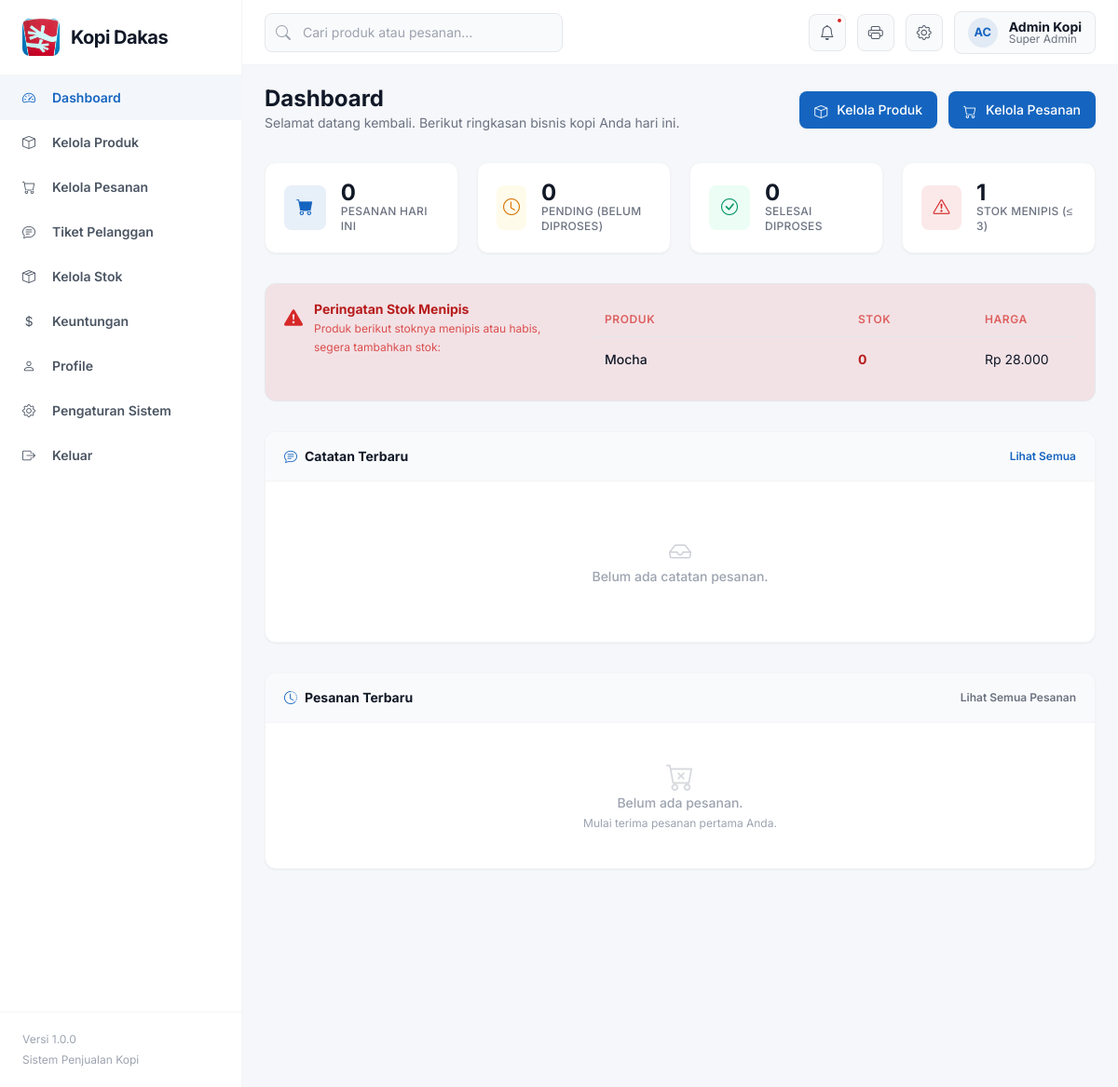
Page /admin/dashboard.php (signed in) on the committed database.
### tables this page shows
CREATE TABLE IF NOT EXISTS products (
    id INT AUTO_INCREMENT PRIMARY KEY,
    name VARCHAR(100) NOT NULL,
    description TEXT,
    price DECIMAL(12,2) NOT NULL,
    stock INT NOT NULL DEFAULT 0,
    image_url VARCHAR(255)
);

### admin/dashboard.php (the view, shortened to what this page needs)
<?php
require_once __DIR__ . '/includes/auth.php';
$todayOrders   = (int)$pdo->query("SELECT COUNT(*) FROM orders WHERE DATE(created_at) = CURDATE()")->fetchColumn();
$pendingOrders = (int)$pdo->query("SELECT COUNT(*) FROM orders WHERE status = 'pending'")->fetchColumn();
$completedOrders = (int)$pdo->query("SELECT COUNT(*) FROM orders WHERE status = 'completed'")->fetchColumn();
$lowStock      = $pdo->query("SELECT id, name, stock, price FROM products WHERE stock <= 3 ORDER BY stock ASC, name ASC")->fetchAll();
$recentOrders  = $pdo->query("
    SELECT o.id, o.customer_name, p.name AS product_name, o.quantity, o.status, o.created_at
    FROM orders o JOIN products p ON o.product_id = p.id
    ORDER BY o.created_at DESC LIMIT 8
")->fetchAll();
?>
<!doctype html>
<html lang="id">
<head>
    <link href="https://cdn.jsdelivr.net/npm/bootstrap-icons@1.11.3/font/bootstrap-icons.css" rel="stylesheet">
    <script src="https://cdn.tailwindcss.com"></script>
</head>
<body class="antialiased" data-realtime-url="../api/realtime.php?scope=all">
<?php $currentPage = 'dashboard.php'; require_once __DIR__ . '/includes/sidebar.php'; ?>
<header class="top-header fixed top-0 left-[260px] right-0 h-[70px] bg-white border-b border-gray-100 z-900 flex items-center justify-between px-6">
    <div class="search-box relative w-[320px]">
        <i class="bi bi-search absolute left-3 top-1/2 -translate-y-1/2 text-gray-400"></i>
        <input type="text" placeholder="Cari produk atau pesanan..." class="w-full pl-10 pr-4 py-2.5 border border-gray-200 rounded-lg bg-gray-50 text-sm focus:ring-2 focus:ring-brand-blue focus:border-brand-blue outline-none transition-all placeholder-gray-400">
    </div>
    <div class="header-actions flex items-center gap-3">
        <div class="icon-btn relative w-10 h-10 rounded-lg border border-gray-200 bg-gray-50 text-gray-600 flex items-center justify-center cursor-pointer hover:bg-white hover:border-gray-300 hover:text-gray-900 transition-all">
            <i class="bi bi-bell"></i>
            <span class="badge-notif absolute top-[2px] right-[2px] w-2 h-2 bg-brand-red rounded-full border-2 border-white"></span>
        </div>
        <div class="icon-btn w-10 h-10 rounded-lg border border-gray-200 bg-gray-50 text-gray-600 flex items-center justify-center cursor-pointer hover:bg-white hover:border-gray-300 hover:text-gray-900 transition-all">
            <i class="bi bi-printer"></i>
        </div>
        <div class="icon-btn w-10 h-10 rounded-lg border border-gray-200 bg-gray-50 text-gray-600 flex items-center justify-center cursor-pointer hover:bg-white hover:border-gray-300 hover:text-gray-900 transition-all">
            <i class="bi bi-gear"></i>
        </div>
        <div class="user-profile flex items-center gap-3 px-3.5 py-1.5 rounded-lg border border-gray-200 bg-gray-50 cursor-pointer hover:bg-gray-100 transition-colors">
            <div class="user-avatar w-8 h-8 rounded-full bg-brand-blue/10 text-brand-blue flex items-center justify-center font-bold text-[0.8rem]">AC</div>
            <div class="user-info hidden sm:flex flex-col">
                <h4 class="text-sm font-bold text-gray-900 leading-none">Admin Kopi</h4>
                <p class="text-[0.75rem] text-gray-500 leading-none">Super Admin</p>
            </div>
        </div>
    </div>
</header>
<main class="main-content ml-[260px] mt-[70px] p-6 min-h-screen">
    <div class="page-header flex flex-col lg:flex-row lg:items-center lg:justify-between gap-4 mb-8">
        <div>
            <h1 class="text-2xl font-bold text-gray-900 leading-none">Dashboard</h1>
            <p class="text-sm text-gray-500 mt-1">Selamat datang kembali. Berikut ringkasan bisnis kopi Anda hari ini.</p>
        </div>
        <div class="flex items-center gap-3">
            <a href="products.php" class="inline-flex items-center gap-2 px-4 py-2.5 text-sm font-medium text-white bg-brand-blue rounded-lg hover:bg-brand-blue-dark transition-colors shadow-sm">
                <i class="bi bi-box w-4 h-4"></i>
                Kelola Produk
            </a>
            <a href="orders.php" class="inline-flex items-center gap-2 px-4 py-2.5 text-sm font-medium text-white bg-brand-blue rounded-lg hover:bg-brand-blue-dark transition-colors shadow-sm">
                <i class="bi bi-cart w-4 h-4"></i>
                Kelola Pesanan
            </a>
        </div>
    </div>
    <div class="stats-grid grid grid-cols-1 md:grid-cols-2 lg:grid-cols-4 gap-5 mb-8">
        <div class="stat-card bg-white border border-gray-100 rounded-xl p-5 shadow-sm flex items-center gap-4 transition-all hover:shadow-md">
            <div class="stat-icon w-12 h-12 rounded-lg bg-brand-blue/10 text-brand-blue flex items-center justify-center">
                <i class="bi bi-cart-fill text-lg"></i>
            </div>
            <div class="stat-info">
                <h3 class="text-2xl font-bold text-gray-900 leading-none"><?= $todayOrders ?></h3>
                <p class="text-xs font-medium text-gray-500 uppercase tracking-wide">Pesanan Hari Ini</p>
            </div>
        </div>
        <div class="stat-card bg-white border border-gray-100 rounded-xl p-5 shadow-sm flex items-center gap-4 transition-all hover:shadow-md">
            <div class="stat-icon w-12 h-12 rounded-lg bg-amber-50 text-amber-600 flex items-center justify-center">
                <i class="bi bi-clock text-lg"></i>
            </div>
            <div class="stat-info">
                <h3 class="text-2xl font-bold text-gray-900 leading-none"><?= $pendingOrders ?></h3>
                <p class="text-xs font-medium text-gray-500 uppercase tracking-wide">Pending (Belum Diproses)</p>
            </div>
        </div>
        <div class="stat-card bg-white border border-gray-100 rounded-xl p-5 shadow-sm flex items-center gap-4 transition-all hover:shadow-md">
            <div class="stat-icon w-12 h-12 rounded-lg bg-emerald-50 text-emerald-600 flex items-center justify-center">
                <i class="bi bi-check-circle text-lg"></i>
            </div>
            <div class="stat-info">
                <h3 class="text-2xl font-bold text-gray-900 leading-none"><?= $completedOrders ?></h3>
                <p class="text-xs font-medium text-gray-500 uppercase tracking-wide">Selesai Diproses</p>
            </div>
        </div>
        <div class="stat-card bg-white border border-gray-100 rounded-xl p-5 shadow-sm flex items-center gap-4 transition-all hover:shadow-md">
            <div class="stat-icon w-12 h-12 rounded-lg bg-brand-red/10 text-brand-red flex items-center justify-center">
                <i class="bi bi-exclamation-triangle text-lg"></i>
            </div>
            <div class="stat-info">
                <h3 class="text-2xl font-bold text-gray-900 leading-none"><?= count($lowStock) ?></h3>
                <p class="text-xs font-medium text-gray-500 uppercase tracking-wide">Stok Menipis (≤ 3)</p>
            </div>
        </div>
    </div>
    <?php if ($lowStock): ?>
    <div class="alert-stock bg-brand-red/10 border border-brand-red/200 text-brand-red-dark rounded-xl p-5 mb-8 flex flex-col sm:flex-row sm:items-start sm:justify-between gap-4">
        <div class="flex items-start gap-3">
            <div class="flex-shrink-0 mt-0.5">
                <i class="bi bi-exclamation-triangle-fill text-xl text-brand-red"></i>
            </div>
            <div>
                <h5 class="font-bold text-brand-red-dark text-sm leading-none mb-1">Peringatan Stok Menipis</h5>
                <p class="text-brand-red/80 text-xs leading-relaxed mb-0">Produk berikut stoknya menipis atau habis, segera tambahkan stok:</p>
            </div>
        </div>
        <div class="w-full sm:w-auto mt-4 sm:mt-0 overflow-x-auto">
            <table class="stock-table w-full text-left text-sm border-collapse">
                <thead>
                    <tr>
                        <th class="px-3 py-2.5 text-xs font-semibold text-brand-red/70 uppercase tracking-wider border-b border-brand-red/200 w-2/5">Produk</th>
                        <th class="px-3 py-2.5 text-xs font-semibold text-brand-red/70 uppercase tracking-wider border-b border-brand-red/200 w-1/5">Stok</th>
                        <th class="px-3 py-2.5 text-xs font-semibold text-brand-red/70 uppercase tracking-wider border-b border-brand-red/200 w-1/4">Harga</th>
                    </tr>
                </thead>
                <tbody class="divide-y divide-brand-red/100">
                    <?php foreach ($lowStock as $p):
                        $stock = (int)$p['stock'];
                    ?>
                    <tr>
                        <td class="px-3 py-3 text-gray-900 font-medium"><?= htmlspecialchars($p['name']) ?></td>
                        <td class="px-3 py-3 text-brand-red-dark font-bold"><?= $stock ?></td>
                        <td class="px-3 py-3 text-gray-900">Rp <?= number_format((float)$p['price'], 0, ',', '.') ?></td>
                    </tr>
                    <?php endforeach; ?>
                </tbody>
            </table>
        </div>
    </div>
    <?php endif; ?>
    <div class="catatan-card bg-white border border-gray-100 rounded-xl shadow-sm overflow-hidden mb-8">
        <div class="catatan-header flex items-center justify-between px-5 py-4 border-b border-gray-100 bg-gray-50">
            <h5 class="flex items-center gap-2 font-bold text-gray-900 text-sm">
                <i class="bi bi-chat-text text-brand-blue"></i>
                Catatan Terbaru
            </h5>
            <a href="orders.php" class="text-xs font-semibold text-brand-blue hover:text-brand-blue-dark transition-colors">Lihat Semua</a>
        </div>
        <div class="catatan-body p-5">
            <?php if ($recentOrders): ?>
                <?php foreach ($recentOrders as $o): ?>
                <div class="catatan-item flex gap-3 py-3 border-b border-gray-50 last:border-0">
                    <div class="catatan-icon flex-shrink-0 w-10 h-10 rounded-lg bg-brand-blue/10 text-brand-blue flex items-center justify-center">
                        <i class="bi bi-person text-[0.9rem]"></i>
                    </div>
                    <div class="catatan-content flex-1 min-w-0">
                        <h6 class="font-bold text-gray-900 text-sm leading-none mb-0.5"><?= htmlspecialchars($o['customer_name'] ?? '-') ?></h6>
                        <p class="text-xs text-gray-500 leading-relaxed mb-1">Memesan <?= htmlspecialchars($o['product_name']) ?> x<?= (int)$o['quantity'] ?></p>
                        <span class="catatan-time text-[0.7rem] text-gray-400"><?= date('d/m/Y H:i', strtotime($o['created_at'])) ?></span>
                    </div>
                </div>
                <?php endforeach; ?>
            <?php else: ?>
            <div class="text-center py-10 text-gray-400">
                <i class="bi bi-inbox text-2xl mb-2 opacity-50"></i>
                <p class="text-sm font-medium">Belum ada catatan pesanan.</p>
            </div>
            <?php endif; ?>
        </div>
    </div>
    <div class="orders-card bg-white border border-gray-100 rounded-xl shadow-sm overflow-hidden">
        <div class="orders-header flex items-center justify-between px-5 py-4 border-b border-gray-100 bg-gray-50">
            <h5 class="flex items-center gap-2 font-bold text-gray-900 text-sm">
                <i class="bi bi-clock-history text-brand-blue"></i>
                Pesanan Terbaru
            </h5>
            <a href="orders.php" class="text-xs font-semibold text-gray-500 hover:text-gray-900 transition-colors">Lihat Semua Pesanan</a>
        </div>
        <?php if ($recentOrders): ?>
        <table class="orders-table w-full text-left border-collapse">
            <thead>
                <tr class="bg-gray-50">
                    <th class="px-5 py-3.5 text-xs font-semibold text-gray-400 uppercase tracking-wider border-b border-gray-100 w-[8%]">#</th>
                    <th class="px-5 py-3.5 text-xs font-semibold text-gray-400 uppercase tracking-wider border-b border-gray-100 w-[22%]">Pelanggan</th>
                    <th class="px-5 py-3.5 text-xs font-semibold text-gray-400 uppercase tracking-wider border-b border-gray-100 w-[22%]">Produk</th>
                    <th class="px-5 py-3.5 text-xs font-semibold text-gray-400 uppercase tracking-wider border-b border-gray-100 w-[8%]">Qty</th>
                    <th class="px-5 py-3.5 text-xs font-semibold text-gray-400 uppercase tracking-wider border-b border-gray-100 w-[17%]">Status</th>
                    <th class="px-5 py-3.5 text-xs font-semibold text-gray-400 uppercase tracking-wider border-b border-gray-100 w-[23%]">Waktu</th>
                </tr>
            </thead>
            <tbody class="divide-y divide-gray-50">
                <?php foreach ($recentOrders as $o):
                    $isCompleted = $o['status'] === 'completed';
                ?>
                <tr class="hover:bg-gray-50 transition-colors">
                    <td class="px-5 py-3.5 text-gray-900 font-medium text-sm">#<?= (int)$o['id'] ?></td>
                    <td class="px-5 py-3.5 text-gray-900 text-sm"><?= htmlspecialchars($o['customer_name'] ?? '-') ?></td>
                    <td class="px-5 py-3.5 text-gray-900 text-sm"><?= htmlspecialchars($o['product_name']) ?></td>
                    <td class="px-5 py-3.5 text-gray-900 font-medium text-sm"><?= (int)$o['quantity'] ?></td>
                    <td class="px-5 py-3.5">
                        <span class="status-badge inline-flex items-center gap-1.5 px-2.5 py-0.5 rounded-full text-[0.7rem] font-semibold uppercase
                            <?= $isCompleted ? 'bg-emerald-50 text-emerald-700' : 'bg-amber-50 text-amber-700' ?>">
                            <i class="bi bi-<?= $isCompleted ? 'check-circle' : 'clock' ?> [&>i]:text-[0.65rem]"></i>
                            <?= ucfirst($o['status']) ?>
                        </span>
                    </td>
                    <td class="px-5 py-3.5 text-gray-500 text-sm"><?= date('d/m/Y H:i', strtotime($o['created_at'])) ?></td>
                </tr>
                <?php endforeach; ?>
            </tbody>
        </table>
        <?php else: ?>
        <div class="text-center py-10 text-gray-400">
            <i class="bi bi-cart-x text-3xl mb-3 opacity-40"></i>
            <p class="text-sm font-medium">Belum ada pesanan.</p>
            <p class="text-xs text-gray-400 mt-1">Mulai terima pesanan pertama Anda.</p>
        </div>
        <?php endif; ?>
    </div>
</main>
</body>
</html>

### assets/css/admin-responsive.css (style rules this page uses)
html, body { max-width: 100%; overflow-x: hidden; }
.main-content { min-width: 0; }
.main-content table { min-width: 680px; }
.table-responsive, .overflow-x-auto { max-width: 100%; -webkit-overflow-scrolling: touch; }
@media (min-width: 1024px) { .main-content { overflow-x: hidden; } }

### admin/dashboard.php (style rules this page uses)
body { background-color: #f5f7fa; overflow-x: hidden; }
.top-header { transition: left 0.3s ease; }
.main-content { transition: margin-left 0.3s ease; }

### rows in the picture
products: name "Mocha", stock "0", price "28.000"

### other values in the picture
$todayOrders "0"
$pendingOrders "0"
$completedOrders "0"
count($lowStock) "1"
